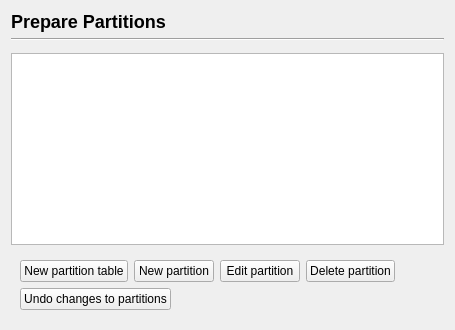
     <widget class="QWidget" name="stepPartAdvanced" >
      <layout class="QVBoxLayout" >
       <item>
        <widget class="QLabel" name="part_advanced_heading_label" >
         <property name="sizePolicy" >
          <sizepolicy vsizetype="Preferred" hsizetype="Preferred" >
           <horstretch>1</horstretch>
           <verstretch>0</verstretch>
          </sizepolicy>
         </property>
         <property name="text" >
          <string>&lt;h2>Prepare Partitions&lt;/h2></string>
         </property>
         <property name="wordWrap" >
          <bool>false</bool>
         </property>
        </widget>
       </item>
       <item>
        <widget class="Line" name="line9" >
         <property name="frameShape" >
          <enum>QFrame::HLine</enum>
         </property>
         <property name="frameShadow" >
          <enum>QFrame::Sunken</enum>
         </property>
         <property name="orientation" >
          <enum>Qt::Horizontal</enum>
         </property>
        </widget>
       </item>
       <item>
        <widget class="QFrame" name="partition_bar_frame" >
         <property name="frameShape" >
          <enum>QFrame::NoFrame</enum>
         </property>
         <property name="frameShadow" >
          <enum>QFrame::Plain</enum>
         </property>
         <property name="lineWidth" >
          <number>0</number>
         </property>
        </widget>
       </item>
       <item>
        <widget class="QTreeView" name="partition_list_treeview" >
         <property name="contextMenuPolicy" >
          <enum>Qt::CustomContextMenu</enum>
         </property>
         <property name="alternatingRowColors" >
          <bool>true</bool>
         </property>
         <property name="rootIsDecorated" >
          <bool>false</bool>
         </property>
        </widget>
       </item>
       <item>
        <widget class="QWidget" native="1" name="partition_list_buttons" >
         <property name="sizePolicy" >
          <sizepolicy vsizetype="Preferred" hsizetype="Minimum" >
           <horstretch>0</horstretch>
           <verstretch>0</verstretch>
          </sizepolicy>
         </property>
         <layout class="QVBoxLayout" >
          <item>
           <widget class="QWidget" native="1" name="partition_list_buttons_1" >
            <property name="sizePolicy" >
             <sizepolicy vsizetype="Fixed" hsizetype="Minimum" >
              <horstretch>0</horstretch>
              <verstretch>0</verstretch>
             </sizepolicy>
            </property>
            <layout class="QHBoxLayout" >
             <property name="leftMargin" >
              <number>0</number>
             </property>
             <property name="topMargin" >
              <number>0</number>
             </property>
             <property name="rightMargin" >
              <number>0</number>
             </property>
             <property name="bottomMargin" >
              <number>0</number>
             </property>
             <item>
              <widget class="QPushButton" name="partition_button_new_label" >
               <property name="text" >
                <string>New partition table</string>
               </property>
              </widget>
             </item>
             <item>
              <widget class="QPushButton" name="partition_button_new" >
               <property name="text" >
                <string>New partition</string>
               </property>
              </widget>
             </item>
             <item>
              <widget class="QPushButton" name="partition_button_edit" >
               <property name="text" >
                <string>Edit partition</string>
               </property>
              </widget>
             </item>
             <item>
              <widget class="QPushButton" name="partition_button_delete" >
               <property name="text" >
                <string>Delete partition</string>
               </property>
              </widget>
             </item>
             <item>
              <spacer>
               <property name="orientation" >
                <enum>Qt::Horizontal</enum>
               </property>
               <property name="sizeHint" >
                <size>
                 <width>40</width>
                 <height>20</height>
                </size>
               </property>
              </spacer>
             </item>
            </layout>
           </widget>
          </item>
          <item>
           <widget class="QWidget" native="1" name="partition_list_buttons_2" >
            <property name="sizePolicy" >
             <sizepolicy vsizetype="Fixed" hsizetype="Minimum" >
              <horstretch>0</horstretch>
              <verstretch>0</verstretch>
             </sizepolicy>
            </property>
            <layout class="QHBoxLayout" >
             <property name="leftMargin" >
              <number>0</number>
             </property>
             <property name="topMargin" >
              <number>0</number>
             </property>
             <property name="rightMargin" >
              <number>0</number>
             </property>
             <property name="bottomMargin" >
              <number>0</number>
             </property>
             <item>
              <widget class="QPushButton" name="partition_button_undo" >
               <property name="text" >
                <string>Undo changes to partitions</string>
               </property>
              </widget>
             </item>
             <item>
              <spacer>
               <property name="orientation" >
                <enum>Qt::Horizontal</enum>
               </property>
               <property name="sizeHint" >
                <size>
                 <width>40</width>
                 <height>20</height>
                </size>
               </property>
              </spacer>
             </item>
            </layout>
           </widget>
          </item>
         </layout>
        </widget>
       </item>
      </layout>
     </widget>
